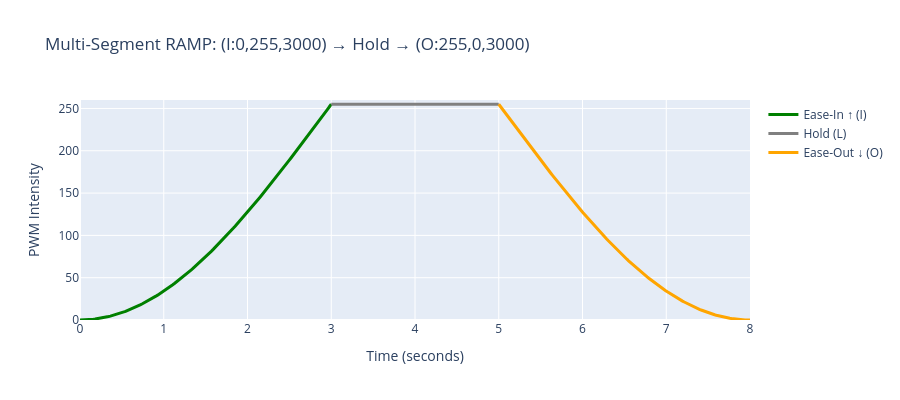

Here is the notebook cell this chart was saved with:
### Markdown cell above
## 6. Multi-Segment RAMP Example

Combining multiple segments with different easing modes:

### Code cell
# Multi-segment RAMP: fade-in (ease-in), hold, fade-out (ease-out)
# (I:0,255,3000),(L:255,255,2000),(O:255,0,3000)
# Note: Ease-in ASCENDING uses t: 0→0.5, Ease-out DESCENDING uses t: 1.5→2

segments = [
    {'mode': 'I', 'start': 0, 'end': 255, 'duration': 3000, 't_start': 0, 't_end': 0.5, 'label': 'Ease-In ↑'},
    {'mode': 'L', 'start': 255, 'end': 255, 'duration': 2000, 't_start': 0, 't_end': 1, 'label': 'Hold'},
    {'mode': 'O', 'start': 255, 'end': 0, 'duration': 3000, 't_start': 1.5, 't_end': 2, 'label': 'Ease-Out ↓'},
]

time_all = []
pwm_all = []
colors_seg = ['green', 'gray', 'orange']
current_time = 0

fig = go.Figure()

for i, seg in enumerate(segments):
    n_points = seg['duration'] // 20
    time_seg = np.linspace(current_time, current_time + seg['duration'], n_points)
    progress = np.linspace(0, 1, n_points)
    
    if seg['mode'] == 'L':
        pwm = np.full(n_points, seg['start'])
    else:
        pwm = np.array([calculate_eased_pwm(p, seg['start'], seg['end'], 
                                            seg['t_start'], seg['t_end']) for p in progress])
    
    fig.add_trace(go.Scatter(
        x=time_seg/1000, y=pwm,
        mode='lines',
        name=f"{seg['label']} ({seg['mode']})",
        line=dict(color=colors_seg[i], width=3)
    ))
    
    current_time += seg['duration']

fig.update_layout(
    title='Multi-Segment RAMP: (I:0,255,3000) → Hold → (O:255,0,3000)',
    xaxis_title='Time (seconds)',
    yaxis_title='PWM Intensity',
    height=400,
    yaxis=dict(range=[0, 260])
)

fig.show()

### Figure 1 — Plotly figure (JSON) as saved in the notebook; plotly's stock layout.template omitted (floating-point values rounded to 4 significant figures; data arrays with more than 128 entries replaced by an {"elided": "..."} marker saying what was removed)
{"data": [{"line": {"color": "green", "width": 3}, "mode": "lines", "name": "Ease-In ↑ (I)", "type": "scatter", "x": {"elided": "150 float values"}, "y": {"elided": "150 float values"}}, {"line": {"color": "gray", "width": 3}, "mode": "lines", "name": "Hold (L)", "type": "scatter", "x": [3, 3.02, 3.04, 3.061, 3.081, 3.101, 3.121, 3.141, 3.162, 3.182, 3.202, 3.222, 3.242, 3.263, 3.283, 3.303, 3.323, 3.343, 3.364, 3.384, 3.404, 3.424, 3.444, 3.465, 3.485, 3.505, 3.525, 3.545, 3.566, 3.586, 3.606, 3.626, 3.646, 3.667, 3.687, 3.707, 3.727, 3.747, 3.768, 3.788, 3.808, 3.828, 3.848, 3.869, 3.889, 3.909, 3.929, 3.949, 3.97, 3.99, 4.01, 4.03, 4.051, 4.071, 4.091, 4.111, 4.131, 4.152, 4.172, 4.192, 4.212, 4.232, 4.253, 4.273, 4.293, 4.313, 4.333, 4.354, 4.374, 4.394, 4.414, 4.434, 4.455, 4.475, 4.495, 4.515, 4.535, 4.556, 4.576, 4.596, 4.616, 4.636, 4.657, 4.677, 4.697, 4.717, 4.737, 4.758, 4.778, 4.798, 4.818, 4.838, 4.859, 4.879, 4.899, 4.919, 4.939, 4.96, 4.98, 5], "y": [255, 255, 255, 255, 255, 255, 255, 255, 255, 255, 255, 255, 255, 255, 255, 255, 255, 255, 255, 255, 255, 255, 255, 255, 255, 255, 255, 255, 255, 255, 255, 255, 255, 255, 255, 255, 255, 255, 255, 255, 255, 255, 255, 255, 255, 255, 255, 255, 255, 255, 255, 255, 255, 255, 255, 255, 255, 255, 255, 255, 255, 255, 255, 255, 255, 255, 255, 255, 255, 255, 255, 255, 255, 255, 255, 255, 255, 255, 255, 255, 255, 255, 255, 255, 255, 255, 255, 255, 255, 255, 255, 255, 255, 255, 255, 255, 255, 255, 255, 255]}, {"line": {"color": "orange", "width": 3}, "mode": "lines", "name": "Ease-Out ↓ (O)", "type": "scatter", "x": {"elided": "150 float values"}, "y": {"elided": "150 float values"}}], "layout": {"height": 400, "title": {"text": "Multi-Segment RAMP: (I:0,255,3000) → Hold → (O:255,0,3000)"}, "xaxis": {"title": {"text": "Time (seconds)"}}, "yaxis": {"range": [0, 260], "title": {"text": "PWM Intensity"}}}}
